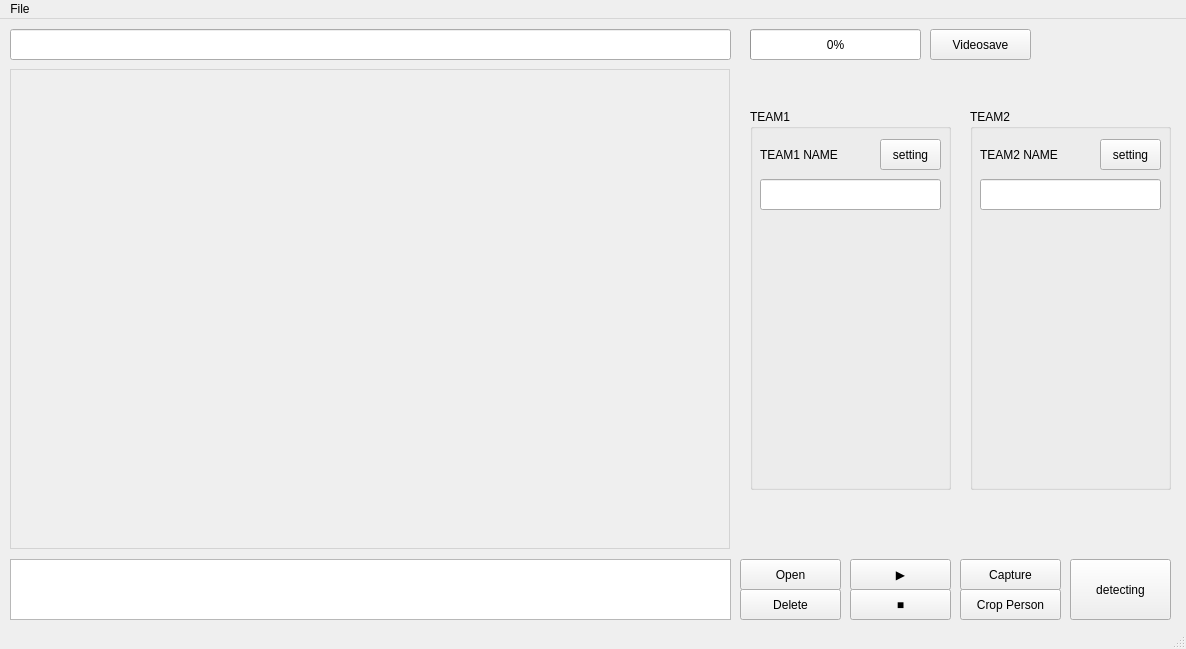
<?xml version="1.0" encoding="UTF-8"?>
<ui version="4.0">
 <class>MainWindow</class>
 <widget class="QMainWindow" name="MainWindow">
  <property name="geometry">
   <rect>
    <x>0</x>
    <y>0</y>
    <width>1186</width>
    <height>649</height>
   </rect>
  </property>
  <property name="windowTitle">
   <string>MainWindow</string>
  </property>
  <widget class="QWidget" name="centralwidget">
   <widget class="QLabel" name="videoLb">
    <property name="geometry">
     <rect>
      <x>10</x>
      <y>50</y>
      <width>720</width>
      <height>480</height>
     </rect>
    </property>
    <property name="styleSheet">
     <string notr="true">border: 1px solid lightgray</string>
    </property>
    <property name="text">
     <string/>
    </property>
   </widget>
   <widget class="QLineEdit" name="downurl">
    <property name="geometry">
     <rect>
      <x>10</x>
      <y>10</y>
      <width>721</width>
      <height>31</height>
     </rect>
    </property>
   </widget>
   <widget class="QPushButton" name="saveBtn">
    <property name="geometry">
     <rect>
      <x>930</x>
      <y>10</y>
      <width>101</width>
      <height>31</height>
     </rect>
    </property>
    <property name="text">
     <string>Videosave</string>
    </property>
   </widget>
   <widget class="QPushButton" name="openBtn">
    <property name="geometry">
     <rect>
      <x>740</x>
      <y>540</y>
      <width>101</width>
      <height>31</height>
     </rect>
    </property>
    <property name="text">
     <string>Open</string>
    </property>
   </widget>
   <widget class="QPushButton" name="startBtn">
    <property name="geometry">
     <rect>
      <x>850</x>
      <y>540</y>
      <width>101</width>
      <height>31</height>
     </rect>
    </property>
    <property name="text">
     <string>▶</string>
    </property>
   </widget>
   <widget class="QPushButton" name="stopBtn">
    <property name="geometry">
     <rect>
      <x>850</x>
      <y>570</y>
      <width>101</width>
      <height>31</height>
     </rect>
    </property>
    <property name="text">
     <string>■</string>
    </property>
   </widget>
   <widget class="QListWidget" name="lbox">
    <property name="geometry">
     <rect>
      <x>10</x>
      <y>540</y>
      <width>721</width>
      <height>61</height>
     </rect>
    </property>
   </widget>
   <widget class="QPushButton" name="deleteBtn">
    <property name="geometry">
     <rect>
      <x>740</x>
      <y>570</y>
      <width>101</width>
      <height>31</height>
     </rect>
    </property>
    <property name="text">
     <string>Delete</string>
    </property>
   </widget>
   <widget class="QProgressBar" name="downloadbar">
    <property name="geometry">
     <rect>
      <x>750</x>
      <y>10</y>
      <width>171</width>
      <height>31</height>
     </rect>
    </property>
    <property name="value">
     <number>0</number>
    </property>
   </widget>
   <widget class="QPushButton" name="detectBtn">
    <property name="geometry">
     <rect>
      <x>1070</x>
      <y>540</y>
      <width>101</width>
      <height>61</height>
     </rect>
    </property>
    <property name="text">
     <string>detecting</string>
    </property>
   </widget>
   <widget class="QGroupBox" name="team1">
    <property name="geometry">
     <rect>
      <x>750</x>
      <y>90</y>
      <width>201</width>
      <height>381</height>
     </rect>
    </property>
    <property name="styleSheet">
     <string notr="true"/>
    </property>
    <property name="title">
     <string>TEAM1</string>
    </property>
    <widget class="QLabel" name="t1nameLB">
     <property name="geometry">
      <rect>
       <x>10</x>
       <y>30</y>
       <width>161</width>
       <height>31</height>
      </rect>
     </property>
     <property name="styleSheet">
      <string notr="true"/>
     </property>
     <property name="text">
      <string>TEAM1 NAME</string>
     </property>
    </widget>
    <widget class="QLineEdit" name="t1nameLE">
     <property name="geometry">
      <rect>
       <x>10</x>
       <y>70</y>
       <width>181</width>
       <height>31</height>
      </rect>
     </property>
     <property name="text">
      <string/>
     </property>
     <property name="readOnly">
      <bool>true</bool>
     </property>
    </widget>
    <widget class="QPushButton" name="t1settingBtn">
     <property name="geometry">
      <rect>
       <x>130</x>
       <y>30</y>
       <width>61</width>
       <height>31</height>
      </rect>
     </property>
     <property name="text">
      <string>setting</string>
     </property>
    </widget>
    <widget class="QLabel" name="t1imageLB">
     <property name="geometry">
      <rect>
       <x>10</x>
       <y>120</y>
       <width>181</width>
       <height>251</height>
      </rect>
     </property>
     <property name="text">
      <string/>
     </property>
    </widget>
   </widget>
   <widget class="QPushButton" name="croppersonBtn">
    <property name="geometry">
     <rect>
      <x>960</x>
      <y>570</y>
      <width>101</width>
      <height>31</height>
     </rect>
    </property>
    <property name="text">
     <string>Crop Person</string>
    </property>
   </widget>
   <widget class="QPushButton" name="captureBtn">
    <property name="geometry">
     <rect>
      <x>960</x>
      <y>540</y>
      <width>101</width>
      <height>31</height>
     </rect>
    </property>
    <property name="text">
     <string>Capture</string>
    </property>
   </widget>
   <widget class="QGroupBox" name="team2">
    <property name="geometry">
     <rect>
      <x>970</x>
      <y>90</y>
      <width>201</width>
      <height>381</height>
     </rect>
    </property>
    <property name="styleSheet">
     <string notr="true"/>
    </property>
    <property name="title">
     <string>TEAM2</string>
    </property>
    <widget class="QLabel" name="t2nameLB">
     <property name="geometry">
      <rect>
       <x>10</x>
       <y>30</y>
       <width>161</width>
       <height>31</height>
      </rect>
     </property>
     <property name="styleSheet">
      <string notr="true"/>
     </property>
     <property name="text">
      <string>TEAM2 NAME</string>
     </property>
    </widget>
    <widget class="QLineEdit" name="t2nameLE">
     <property name="geometry">
      <rect>
       <x>10</x>
       <y>70</y>
       <width>181</width>
       <height>31</height>
      </rect>
     </property>
     <property name="text">
      <string/>
     </property>
     <property name="readOnly">
      <bool>true</bool>
     </property>
    </widget>
    <widget class="QPushButton" name="t2settingBtn">
     <property name="geometry">
      <rect>
       <x>130</x>
       <y>30</y>
       <width>61</width>
       <height>31</height>
      </rect>
     </property>
     <property name="text">
      <string>setting</string>
     </property>
    </widget>
    <widget class="QLabel" name="t2imageLB">
     <property name="geometry">
      <rect>
       <x>10</x>
       <y>110</y>
       <width>181</width>
       <height>251</height>
      </rect>
     </property>
     <property name="text">
      <string/>
     </property>
    </widget>
   </widget>
  </widget>
  <widget class="QMenuBar" name="menubar">
   <property name="geometry">
    <rect>
     <x>0</x>
     <y>0</y>
     <width>1186</width>
     <height>20</height>
    </rect>
   </property>
   <widget class="QMenu" name="menuFile">
    <property name="title">
     <string>File</string>
    </property>
    <addaction name="actionOpen"/>
   </widget>
   <addaction name="menuFile"/>
  </widget>
  <widget class="QStatusBar" name="statusbar"/>
  <action name="actionOpen">
   <property name="text">
    <string>Open</string>
   </property>
  </action>
 </widget>
 <resources/>
 <connections/>
</ui>
